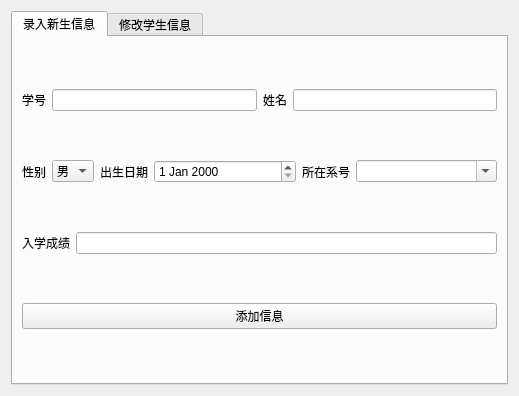
<?xml version="1.0" encoding="UTF-8"?>
<ui version="4.0">
 <class>StudentUI</class>
 <widget class="QWidget" name="StudentUI">
  <property name="geometry">
   <rect>
    <x>0</x>
    <y>0</y>
    <width>519</width>
    <height>396</height>
   </rect>
  </property>
  <property name="windowTitle">
   <string>Form</string>
  </property>
  <layout class="QHBoxLayout" name="horizontalLayout_7">
   <item>
    <widget class="QTabWidget" name="tabWidget">
     <property name="tabPosition">
      <enum>QTabWidget::North</enum>
     </property>
     <property name="tabShape">
      <enum>QTabWidget::Rounded</enum>
     </property>
     <property name="currentIndex">
      <number>0</number>
     </property>
     <property name="elideMode">
      <enum>Qt::ElideNone</enum>
     </property>
     <widget class="QWidget" name="tab_1">
      <attribute name="title">
       <string>录入新生信息</string>
      </attribute>
      <layout class="QVBoxLayout" name="verticalLayout">
       <item>
        <layout class="QHBoxLayout" name="horizontalLayout_8">
         <item>
          <layout class="QHBoxLayout" name="horizontalLayout">
           <item>
            <widget class="QLabel" name="label">
             <property name="text">
              <string>学号</string>
             </property>
            </widget>
           </item>
           <item>
            <widget class="QLineEdit" name="t1_no_lineEdit"/>
           </item>
          </layout>
         </item>
         <item>
          <layout class="QHBoxLayout" name="horizontalLayout_2">
           <item>
            <widget class="QLabel" name="label_2">
             <property name="text">
              <string>姓名</string>
             </property>
            </widget>
           </item>
           <item>
            <widget class="QLineEdit" name="t1_name_lineEdit"/>
           </item>
          </layout>
         </item>
        </layout>
       </item>
       <item>
        <layout class="QHBoxLayout" name="horizontalLayout_3">
         <item>
          <widget class="QLabel" name="label_3">
           <property name="sizePolicy">
            <sizepolicy hsizetype="Minimum" vsizetype="Preferred">
             <horstretch>0</horstretch>
             <verstretch>0</verstretch>
            </sizepolicy>
           </property>
           <property name="text">
            <string>性别</string>
           </property>
           <property name="alignment">
            <set>Qt::AlignLeading|Qt::AlignLeft|Qt::AlignVCenter</set>
           </property>
          </widget>
         </item>
         <item>
          <widget class="QComboBox" name="t1_sex_comboBox">
           <property name="sizePolicy">
            <sizepolicy hsizetype="Minimum" vsizetype="Fixed">
             <horstretch>0</horstretch>
             <verstretch>0</verstretch>
            </sizepolicy>
           </property>
           <item>
            <property name="text">
             <string>男</string>
            </property>
           </item>
           <item>
            <property name="text">
             <string>女</string>
            </property>
           </item>
          </widget>
         </item>
         <item>
          <widget class="QLabel" name="label_4">
           <property name="sizePolicy">
            <sizepolicy hsizetype="Minimum" vsizetype="Preferred">
             <horstretch>0</horstretch>
             <verstretch>0</verstretch>
            </sizepolicy>
           </property>
           <property name="text">
            <string>出生日期</string>
           </property>
           <property name="alignment">
            <set>Qt::AlignLeading|Qt::AlignLeft|Qt::AlignVCenter</set>
           </property>
          </widget>
         </item>
         <item>
          <widget class="QDateEdit" name="t1_birth_dateEdit">
           <property name="sizePolicy">
            <sizepolicy hsizetype="Expanding" vsizetype="Fixed">
             <horstretch>0</horstretch>
             <verstretch>0</verstretch>
            </sizepolicy>
           </property>
          </widget>
         </item>
         <item>
          <widget class="QLabel" name="label_5">
           <property name="sizePolicy">
            <sizepolicy hsizetype="Minimum" vsizetype="Preferred">
             <horstretch>0</horstretch>
             <verstretch>0</verstretch>
            </sizepolicy>
           </property>
           <property name="text">
            <string>所在系号</string>
           </property>
          </widget>
         </item>
         <item>
          <widget class="QComboBox" name="t1_sdept_comboBox">
           <property name="sizePolicy">
            <sizepolicy hsizetype="Expanding" vsizetype="Fixed">
             <horstretch>0</horstretch>
             <verstretch>0</verstretch>
            </sizepolicy>
           </property>
           <property name="editable">
            <bool>true</bool>
           </property>
          </widget>
         </item>
        </layout>
       </item>
       <item>
        <layout class="QHBoxLayout" name="horizontalLayout_6">
         <item>
          <widget class="QLabel" name="label_6">
           <property name="text">
            <string>入学成绩</string>
           </property>
          </widget>
         </item>
         <item>
          <widget class="QLineEdit" name="t1_score_lineEdit"/>
         </item>
        </layout>
       </item>
       <item>
        <widget class="QPushButton" name="t1_add_pushButton">
         <property name="text">
          <string>添加信息</string>
         </property>
        </widget>
       </item>
      </layout>
     </widget>
     <widget class="QWidget" name="tab_2">
      <attribute name="title">
       <string>修改学生信息</string>
      </attribute>
      <layout class="QVBoxLayout" name="verticalLayout_2">
       <item>
        <layout class="QHBoxLayout" name="horizontalLayout_4">
         <item>
          <widget class="QLabel" name="label_7">
           <property name="text">
            <string>查询学号</string>
           </property>
          </widget>
         </item>
         <item>
          <widget class="QLineEdit" name="t2_q_no_lineEdit"/>
         </item>
         <item>
          <widget class="QPushButton" name="t2_q_pushButton">
           <property name="text">
            <string>查询</string>
           </property>
          </widget>
         </item>
        </layout>
       </item>
       <item>
        <layout class="QHBoxLayout" name="horizontalLayout_11">
         <item>
          <widget class="QLabel" name="label_13">
           <property name="text">
            <string>学号</string>
           </property>
          </widget>
         </item>
         <item>
          <widget class="QLineEdit" name="t2_no_lineEdit">
           <property name="enabled">
            <bool>true</bool>
           </property>
           <property name="dragEnabled">
            <bool>false</bool>
           </property>
           <property name="readOnly">
            <bool>true</bool>
           </property>
          </widget>
         </item>
        </layout>
       </item>
       <item>
        <layout class="QHBoxLayout" name="horizontalLayout_5">
         <item>
          <widget class="QLabel" name="label_12">
           <property name="text">
            <string>姓名</string>
           </property>
          </widget>
         </item>
         <item>
          <widget class="QLineEdit" name="t2_name_lineEdit">
           <property name="enabled">
            <bool>true</bool>
           </property>
          </widget>
         </item>
        </layout>
       </item>
       <item>
        <layout class="QHBoxLayout" name="horizontalLayout_9">
         <item>
          <widget class="QLabel" name="label_8">
           <property name="sizePolicy">
            <sizepolicy hsizetype="Minimum" vsizetype="Preferred">
             <horstretch>0</horstretch>
             <verstretch>0</verstretch>
            </sizepolicy>
           </property>
           <property name="text">
            <string>性别</string>
           </property>
           <property name="alignment">
            <set>Qt::AlignLeading|Qt::AlignLeft|Qt::AlignVCenter</set>
           </property>
          </widget>
         </item>
         <item>
          <widget class="QComboBox" name="t2_sex_comboBox">
           <property name="enabled">
            <bool>true</bool>
           </property>
           <property name="sizePolicy">
            <sizepolicy hsizetype="Minimum" vsizetype="Fixed">
             <horstretch>0</horstretch>
             <verstretch>0</verstretch>
            </sizepolicy>
           </property>
           <item>
            <property name="text">
             <string>男</string>
            </property>
           </item>
           <item>
            <property name="text">
             <string>女</string>
            </property>
           </item>
          </widget>
         </item>
         <item>
          <widget class="QLabel" name="label_9">
           <property name="sizePolicy">
            <sizepolicy hsizetype="Minimum" vsizetype="Preferred">
             <horstretch>0</horstretch>
             <verstretch>0</verstretch>
            </sizepolicy>
           </property>
           <property name="text">
            <string>出生日期</string>
           </property>
           <property name="alignment">
            <set>Qt::AlignLeading|Qt::AlignLeft|Qt::AlignVCenter</set>
           </property>
          </widget>
         </item>
         <item>
          <widget class="QDateEdit" name="t2_birth_dateEdit">
           <property name="enabled">
            <bool>true</bool>
           </property>
           <property name="sizePolicy">
            <sizepolicy hsizetype="Expanding" vsizetype="Fixed">
             <horstretch>0</horstretch>
             <verstretch>0</verstretch>
            </sizepolicy>
           </property>
          </widget>
         </item>
         <item>
          <widget class="QLabel" name="label_10">
           <property name="sizePolicy">
            <sizepolicy hsizetype="Minimum" vsizetype="Preferred">
             <horstretch>0</horstretch>
             <verstretch>0</verstretch>
            </sizepolicy>
           </property>
           <property name="text">
            <string>所在系号</string>
           </property>
          </widget>
         </item>
         <item>
          <widget class="QComboBox" name="t2_sdept_comboBox">
           <property name="enabled">
            <bool>true</bool>
           </property>
           <property name="sizePolicy">
            <sizepolicy hsizetype="Expanding" vsizetype="Fixed">
             <horstretch>0</horstretch>
             <verstretch>0</verstretch>
            </sizepolicy>
           </property>
           <property name="editable">
            <bool>true</bool>
           </property>
          </widget>
         </item>
        </layout>
       </item>
       <item>
        <layout class="QHBoxLayout" name="horizontalLayout_10">
         <item>
          <widget class="QLabel" name="label_11">
           <property name="text">
            <string>入学成绩</string>
           </property>
          </widget>
         </item>
         <item>
          <widget class="QLineEdit" name="t2_score_lineEdit">
           <property name="enabled">
            <bool>true</bool>
           </property>
          </widget>
         </item>
        </layout>
       </item>
       <item>
        <widget class="QPushButton" name="t2_m_pushButton">
         <property name="enabled">
          <bool>true</bool>
         </property>
         <property name="text">
          <string>修改信息</string>
         </property>
        </widget>
       </item>
      </layout>
     </widget>
    </widget>
   </item>
  </layout>
 </widget>
 <resources/>
 <connections/>
</ui>
